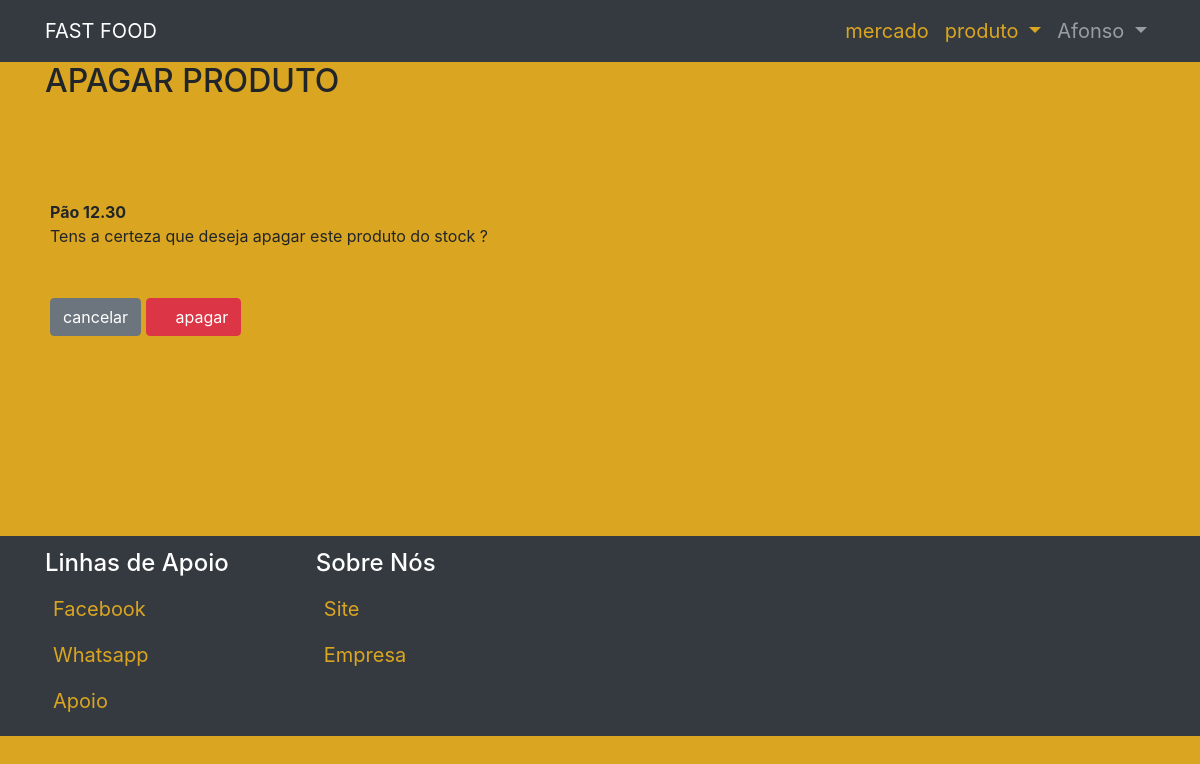
Before: /mercadoria/apagar/3/ (signed in) with the older database file.
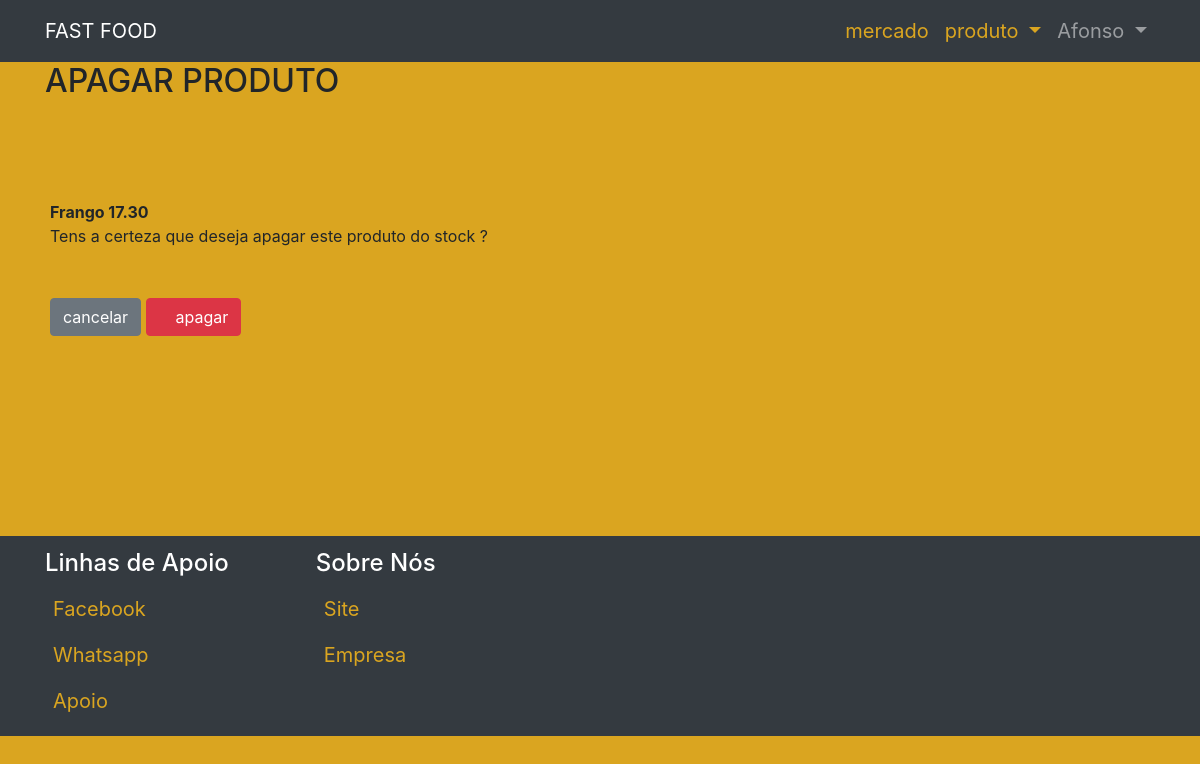
After: the same page with the newer database file.
### mercadoria/models.py (models this page shows)
class Produto (models.Model):
    nome = models.CharField (max_length=50)
    descricao = models.TextField (max_length=100, verbose_name="Descrição")
    preco = models.DecimalField (max_digits=10, decimal_places=2)
    disponibilidade = models.CharField(max_length=20, choices=disponibilidade_choices, default="Disponível")
    imagem = models.ImageField(upload_to = "img/")
    def __str__(self):
        return "{} {}".format(self.nome, self.preco)

### mercadoria/views.py (the view)
# urls.py: path("apagar/<int:pk>/", Apagar.as_view(), name="apagar-produto"),
class Apagar(GroupRequiredMixin, LoginRequiredMixin, DeleteView):
    model = Produto
    template_name = "apagar.html"
    success_url = reverse_lazy("lista-de-produto")
    login_url = "login.html"
    group_required = u"admin", u"funcionario"

### mercadoria/templates/apagar.html (shortened to what this page needs)
{% extends 'index.html' %}
{% load static %}
{% load crispy_forms_tags %}
{% block produto %}
<div class="container">
    <h2 class="title">APAGAR PRODUTO</h2>
    <div id="lista">
        <br><br><br>
        <strong>{{ object }}</strong><br>
        Tens a certeza que deseja apagar este produto do stock ?
        <form method="POST" enctype="multipart/form-data" style="padding-bottom: 100px; padding-top:50px;">
            <a href="{% url 'lista-de-produto' %}" class="btn btn-secondary"> cancelar </a>
            <button type="submit" class="btn btn-danger"><i class="fa fa-trash"></i> apagar </button>
        </form>
    </div>
    </div>
{% endblock %}

Changed rows visible on the page:
changed Produto: nome+preco "Pão 12.30" → "Frango 17.30"
